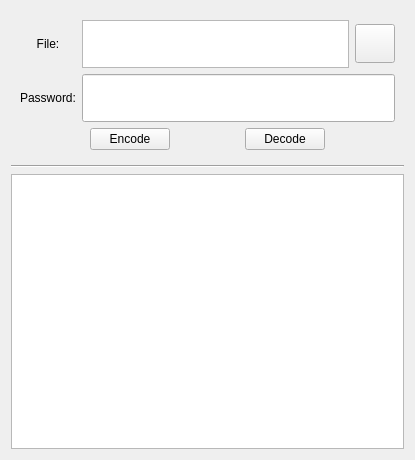
<?xml version="1.0" encoding="UTF-8"?>
<ui version="4.0">
 <class>SecretFileInterface</class>
 <widget class="QWidget" name="SecretFileInterface">
  <property name="geometry">
   <rect>
    <x>0</x>
    <y>0</y>
    <width>415</width>
    <height>460</height>
   </rect>
  </property>
  <property name="acceptDrops">
   <bool>true</bool>
  </property>
  <property name="windowTitle">
   <string>Secret File</string>
  </property>
  <layout class="QVBoxLayout" name="verticalLayout_2">
   <item>
    <widget class="QWidget" name="widget" native="true">
     <layout class="QVBoxLayout" name="verticalLayout">
      <item>
       <layout class="QGridLayout" name="gridLayout">
        <item row="0" column="0">
         <widget class="CaptionLabel" name="CaptionLabel">
          <property name="sizePolicy">
           <sizepolicy hsizetype="Preferred" vsizetype="Preferred">
            <horstretch>0</horstretch>
            <verstretch>0</verstretch>
           </sizepolicy>
          </property>
          <property name="text">
           <string>File:</string>
          </property>
          <property name="alignment">
           <set>Qt::AlignCenter</set>
          </property>
         </widget>
        </item>
        <item row="0" column="1">
         <layout class="QHBoxLayout" name="horizontalLayout">
          <item>
           <widget class="PlainTextEdit" name="edit_file">
            <property name="sizePolicy">
             <sizepolicy hsizetype="Expanding" vsizetype="Fixed">
              <horstretch>0</horstretch>
              <verstretch>0</verstretch>
             </sizepolicy>
            </property>
            <property name="minimumSize">
             <size>
              <width>0</width>
              <height>48</height>
             </size>
            </property>
            <property name="maximumSize">
             <size>
              <width>16777215</width>
              <height>48</height>
             </size>
            </property>
            <property name="readOnly">
             <bool>true</bool>
            </property>
           </widget>
          </item>
          <item>
           <widget class="ToolButton" name="button_open_file">
            <property name="toolTip">
             <string>open file</string>
            </property>
            <property name="iconSize">
             <size>
              <width>32</width>
              <height>32</height>
             </size>
            </property>
           </widget>
          </item>
         </layout>
        </item>
        <item row="1" column="0">
         <widget class="CaptionLabel" name="CaptionLabel_2">
          <property name="text">
           <string>Password:</string>
          </property>
         </widget>
        </item>
        <item row="1" column="1">
         <widget class="PasswordLineEdit" name="edit_password">
          <property name="minimumSize">
           <size>
            <width>0</width>
            <height>48</height>
           </size>
          </property>
          <property name="maximumSize">
           <size>
            <width>16777215</width>
            <height>48</height>
           </size>
          </property>
         </widget>
        </item>
       </layout>
      </item>
      <item>
       <layout class="QHBoxLayout" name="horizontalLayout_3">
        <item>
         <spacer name="horizontalSpacer_2">
          <property name="orientation">
           <enum>Qt::Horizontal</enum>
          </property>
          <property name="sizeHint" stdset="0">
           <size>
            <width>40</width>
            <height>20</height>
           </size>
          </property>
         </spacer>
        </item>
        <item>
         <widget class="PushButton" name="button_encode">
          <property name="text">
           <string>Encode</string>
          </property>
         </widget>
        </item>
        <item>
         <spacer name="horizontalSpacer">
          <property name="orientation">
           <enum>Qt::Horizontal</enum>
          </property>
          <property name="sizeHint" stdset="0">
           <size>
            <width>40</width>
            <height>20</height>
           </size>
          </property>
         </spacer>
        </item>
        <item>
         <widget class="PushButton" name="button_decode">
          <property name="text">
           <string>Decode</string>
          </property>
         </widget>
        </item>
        <item>
         <spacer name="horizontalSpacer_3">
          <property name="orientation">
           <enum>Qt::Horizontal</enum>
          </property>
          <property name="sizeHint" stdset="0">
           <size>
            <width>40</width>
            <height>20</height>
           </size>
          </property>
         </spacer>
        </item>
       </layout>
      </item>
     </layout>
    </widget>
   </item>
   <item>
    <widget class="Line" name="line">
     <property name="orientation">
      <enum>Qt::Horizontal</enum>
     </property>
    </widget>
   </item>
   <item>
    <widget class="ListWidget" name="list_widget">
     <property name="selectionMode">
      <enum>QAbstractItemView::NoSelection</enum>
     </property>
    </widget>
   </item>
  </layout>
 </widget>
 <customwidgets>
  <customwidget>
   <class>PushButton</class>
   <extends>QPushButton</extends>
   <header>qfluentwidgets</header>
  </customwidget>
  <customwidget>
   <class>ToolButton</class>
   <extends>QToolButton</extends>
   <header>qfluentwidgets</header>
  </customwidget>
  <customwidget>
   <class>CaptionLabel</class>
   <extends>QLabel</extends>
   <header>qfluentwidgets</header>
  </customwidget>
  <customwidget>
   <class>LineEdit</class>
   <extends>QLineEdit</extends>
   <header>qfluentwidgets</header>
  </customwidget>
  <customwidget>
   <class>PasswordLineEdit</class>
   <extends>LineEdit</extends>
   <header>qfluentwidgets</header>
  </customwidget>
  <customwidget>
   <class>PlainTextEdit</class>
   <extends>QPlainTextEdit</extends>
   <header>qfluentwidgets</header>
  </customwidget>
  <customwidget>
   <class>ListWidget</class>
   <extends>QListWidget</extends>
   <header>qfluentwidgets</header>
  </customwidget>
 </customwidgets>
 <resources/>
 <connections>
  <connection>
   <sender>button_encode</sender>
   <signal>clicked()</signal>
   <receiver>SecretFileInterface</receiver>
   <slot>encode()</slot>
   <hints>
    <hint type="sourcelabel">
     <x>116</x>
     <y>143</y>
    </hint>
    <hint type="destinationlabel">
     <x>-1</x>
     <y>135</y>
    </hint>
   </hints>
  </connection>
  <connection>
   <sender>button_decode</sender>
   <signal>clicked()</signal>
   <receiver>SecretFileInterface</receiver>
   <slot>decode()</slot>
   <hints>
    <hint type="sourcelabel">
     <x>292</x>
     <y>147</y>
    </hint>
    <hint type="destinationlabel">
     <x>414</x>
     <y>146</y>
    </hint>
   </hints>
  </connection>
  <connection>
   <sender>button_open_file</sender>
   <signal>clicked()</signal>
   <receiver>SecretFileInterface</receiver>
   <slot>open_file()</slot>
   <hints>
    <hint type="sourcelabel">
     <x>370</x>
     <y>33</y>
    </hint>
    <hint type="destinationlabel">
     <x>411</x>
     <y>36</y>
    </hint>
   </hints>
  </connection>
 </connections>
 <slots>
  <slot>encode()</slot>
  <slot>decode()</slot>
  <slot>open_file()</slot>
 </slots>
</ui>
